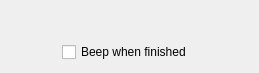
<?xml version="1.0" encoding="UTF-8"?>
<ui version="4.0">
 <class>BatchProcessingLowerPanel</class>
 <widget class="QWidget" name="BatchProcessingLowerPanel">
  <property name="geometry">
   <rect>
    <x>0</x>
    <y>0</y>
    <width>259</width>
    <height>73</height>
   </rect>
  </property>
  <property name="windowTitle">
   <string>Form</string>
  </property>
  <layout class="QGridLayout" name="gridLayout">
   <item row="0" column="0" colspan="4">
    <widget class="SystemLoadWidget" name="systemLoadWidget" native="true"/>
   </item>
   <item row="1" column="0">
    <spacer name="horizontalSpacer">
     <property name="orientation">
      <enum>Qt::Horizontal</enum>
     </property>
     <property name="sizeHint" stdset="0">
      <size>
       <width>51</width>
       <height>20</height>
      </size>
     </property>
    </spacer>
   </item>
   <item row="1" column="1">
    <widget class="QCheckBox" name="beepWhenFinished">
     <property name="text">
      <string>Beep when finished</string>
     </property>
    </widget>
   </item>
   <item row="1" column="2">
    <spacer name="horizontalSpacer_2">
     <property name="orientation">
      <enum>Qt::Horizontal</enum>
     </property>
     <property name="sizeHint" stdset="0">
      <size>
       <width>50</width>
       <height>20</height>
      </size>
     </property>
    </spacer>
   </item>
  </layout>
 </widget>
 <customwidgets>
  <customwidget>
   <class>SystemLoadWidget</class>
   <extends>QWidget</extends>
   <header>SystemLoadWidget.h</header>
   <container>1</container>
  </customwidget>
 </customwidgets>
 <resources/>
 <connections/>
</ui>
